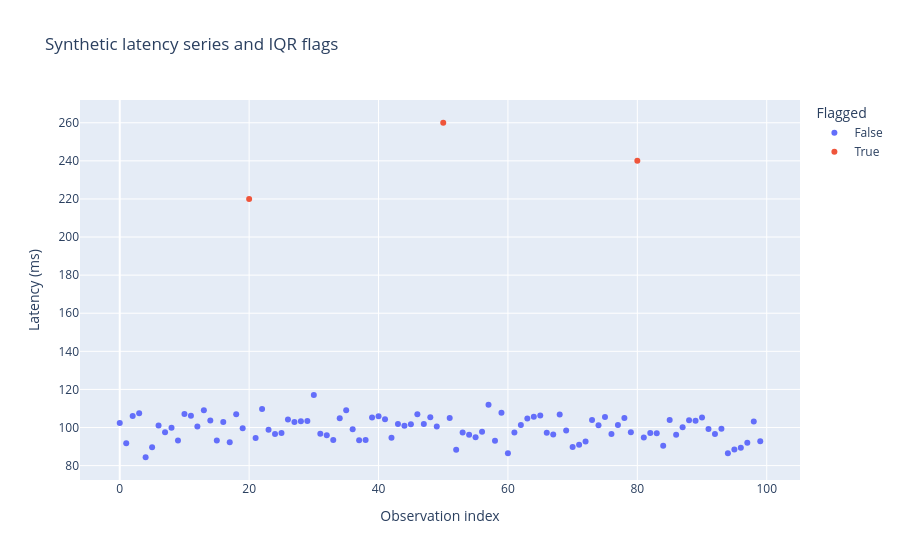

The notebook cell saved with this chart:
### Markdown cell above
## 11. Synthetic spike experiment with ground truth

### Code cell
rng = np.random.default_rng(RANDOM_SEED)
normal = rng.normal(100, 8, 100).clip(1)
spike_positions = np.array([20, 50, 80])
synthetic_latency = normal.copy()
synthetic_latency[spike_positions] = [220, 260, 240]
ground_truth = np.zeros(len(synthetic_latency), dtype=bool)
ground_truth[spike_positions] = True
pred = iqr_anomalies(synthetic_latency, k=1.5)["is_anomaly"].to_numpy()
tp = int((pred & ground_truth).sum()); fp = int((pred & ~ground_truth).sum()); fn = int((~pred & ground_truth).sum())
precision = tp/(tp+fp) if tp+fp else None
recall = tp/(tp+fn) if tp+fn else None
print({"data":"synthetic with injected spikes", "TP":tp,"FP":fp,"FN":fn,"precision":precision,"recall":recall})
px.scatter(x=np.arange(len(synthetic_latency)), y=synthetic_latency, color=pred,
           title="Synthetic latency series and IQR flags", labels={"x":"Observation index","y":"Latency (ms)","color":"Flagged"}).show()

### Figure 1 — Plotly figure (JSON) as saved in the notebook; plotly's stock layout.template omitted (floating-point values rounded to 4 significant figures)
{"data": [{"hovertemplate": "Flagged=False<br>Observation index=%{x}<br>Latency (ms)=%{y}<extra></extra>", "legendgroup": "False", "marker": {"color": "#636efa", "symbol": "circle"}, "mode": "markers", "name": "False", "orientation": "v", "showlegend": true, "type": "scatter", "x": [0, 1, 2, 3, 4, 5, 6, 7, 8, 9, 10, 11, 12, 13, 14, 15, 16, 17, 18, 19, 21, 22, 23, 24, 25, 26, 27, 28, 29, 30, 31, 32, 33, 34, 35, 36, 37, 38, 39, 40, 41, 42, 43, 44, 45, 46, 47, 48, 49, 51, 52, 53, 54, 55, 56, 57, 58, 59, 60, 61, 62, 63, 64, 65, 66, 67, 68, 69, 70, 71, 72, 73, 74, 75, 76, 77, 78, 79, 81, 82, 83, 84, 85, 86, 87, 88, 89, 90, 91, 92, 93, 94, 95, 96, 97, 98, 99], "xaxis": "x", "y": [102.4, 91.68, 106.0, 107.5, 84.39, 89.58, 101.0, 97.47, 99.87, 93.18, 107.0, 106.2, 100.5, 109.0, 103.7, 93.13, 103.0, 92.33, 107.0, 99.6, 94.55, 109.8, 98.76, 96.57, 97.18, 104.3, 102.9, 103.3, 103.4, 117.1, 96.75, 95.9, 93.49, 104.9, 109.0, 99.09, 93.28, 93.4, 105.2, 105.9, 104.3, 94.68, 101.9, 100.9, 101.7, 107.0, 101.8, 105.4, 100.5, 105.1, 88.34, 97.44, 96.24, 94.89, 97.8, 112.0, 93.07, 107.7, 86.54, 97.32, 101.3, 104.7, 105.7, 106.3, 97.21, 96.3, 106.9, 98.47, 89.79, 90.93, 92.64, 104.0, 101.1, 105.5, 96.58, 101.3, 105.0, 97.53, 94.7, 97.1, 96.95, 90.43, 103.9, 96.24, 100.1, 103.8, 103.6, 105.3, 99.21, 96.61, 99.36, 86.5, 88.42, 89.42, 92.02, 103.2, 92.76], "yaxis": "y"}, {"hovertemplate": "Flagged=True<br>Observation index=%{x}<br>Latency (ms)=%{y}<extra></extra>", "legendgroup": "True", "marker": {"color": "#EF553B", "symbol": "circle"}, "mode": "markers", "name": "True", "orientation": "v", "showlegend": true, "type": "scatter", "x": [20, 50, 80], "xaxis": "x", "y": [220.0, 260.0, 240.0], "yaxis": "y"}], "layout": {"legend": {"title": {"text": "Flagged"}, "tracegroupgap": 0}, "title": {"text": "Synthetic latency series and IQR flags"}, "xaxis": {"anchor": "y", "domain": [0, 1], "title": {"text": "Observation index"}}, "yaxis": {"anchor": "x", "domain": [0, 1], "title": {"text": "Latency (ms)"}}}}
